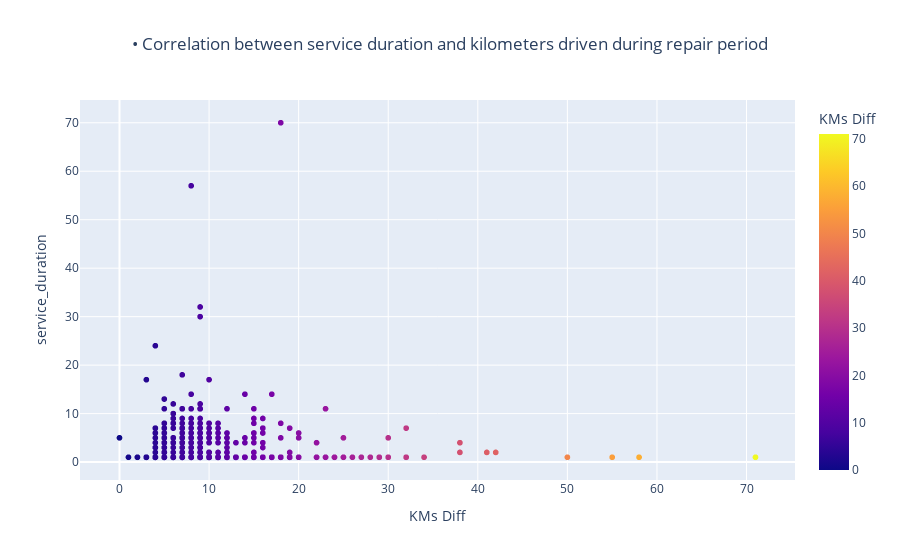

Source (notebook cell):
### Code cell
fig = px.scatter(df, x='KMs Diff', y='service_duration',color='KMs Diff', title='Correlation between service duration and kilometers driven during repair period')
fig.update_layout(title_x=0.5)
fig.show()

### Figure 1 — Plotly figure (JSON) as saved in the notebook; plotly's stock layout.template omitted (floating-point values rounded to 4 significant figures; data arrays with more than 128 entries replaced by an {"elided": "..."} marker saying what was removed)
{"data": [{"hovertemplate": "KMs Diff=%{marker.color}<br>service_duration=%{y}<extra></extra>", "legendgroup": "", "marker": {"color": {"elided": "1499 int values"}, "coloraxis": "coloraxis", "symbol": "circle"}, "mode": "markers", "name": "", "showlegend": false, "type": "scattergl", "x": {"elided": "1499 int values"}, "xaxis": "x", "y": {"elided": "1499 int values"}, "yaxis": "y"}], "layout": {"coloraxis": {"colorbar": {"title": {"text": "KMs Diff"}}, "colorscale": [[0, "#0d0887"], [0.1111, "#46039f"], [0.2222, "#7201a8"], [0.3333, "#9c179e"], [0.4444, "#bd3786"], [0.5556, "#d8576b"], [0.6667, "#ed7953"], [0.7778, "#fb9f3a"], [0.8889, "#fdca26"], [1, "#f0f921"]]}, "legend": {"tracegroupgap": 0}, "title": {"text": "•\tCorrelation between service duration and kilometers driven during repair period", "x": 0.5}, "xaxis": {"anchor": "y", "domain": [0, 1], "title": {"text": "KMs Diff"}}, "yaxis": {"anchor": "x", "domain": [0, 1], "title": {"text": "service_duration"}}}}
